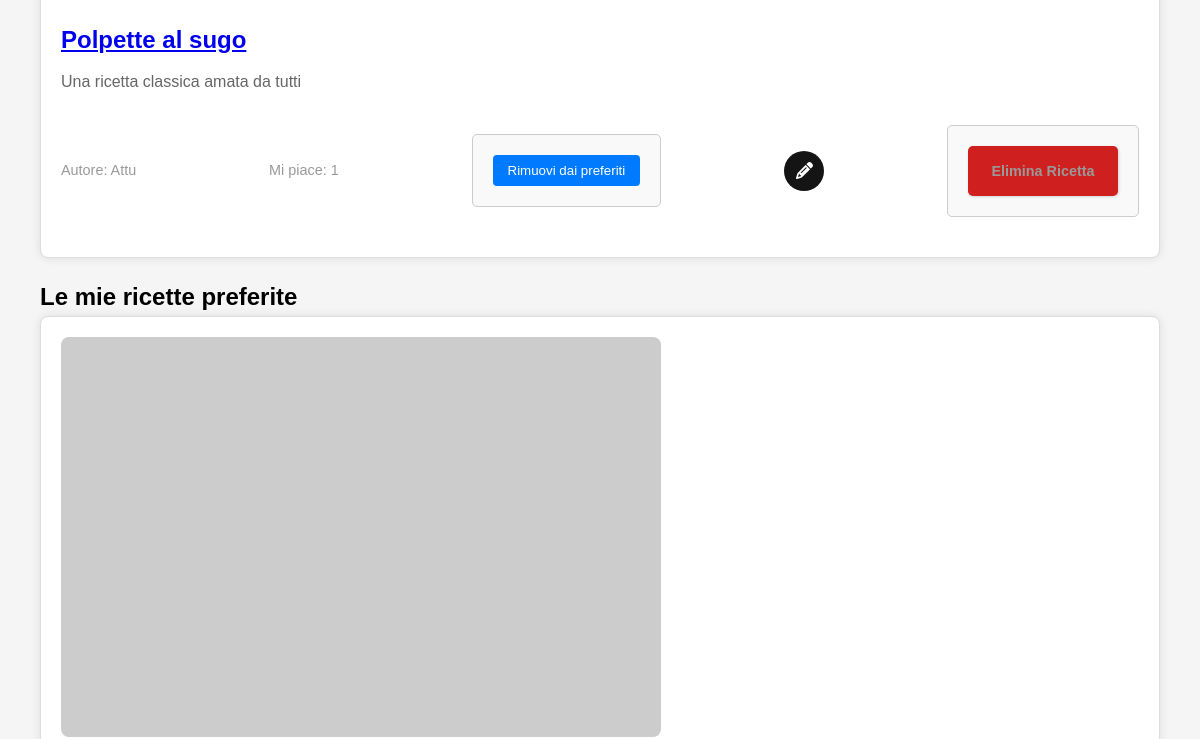
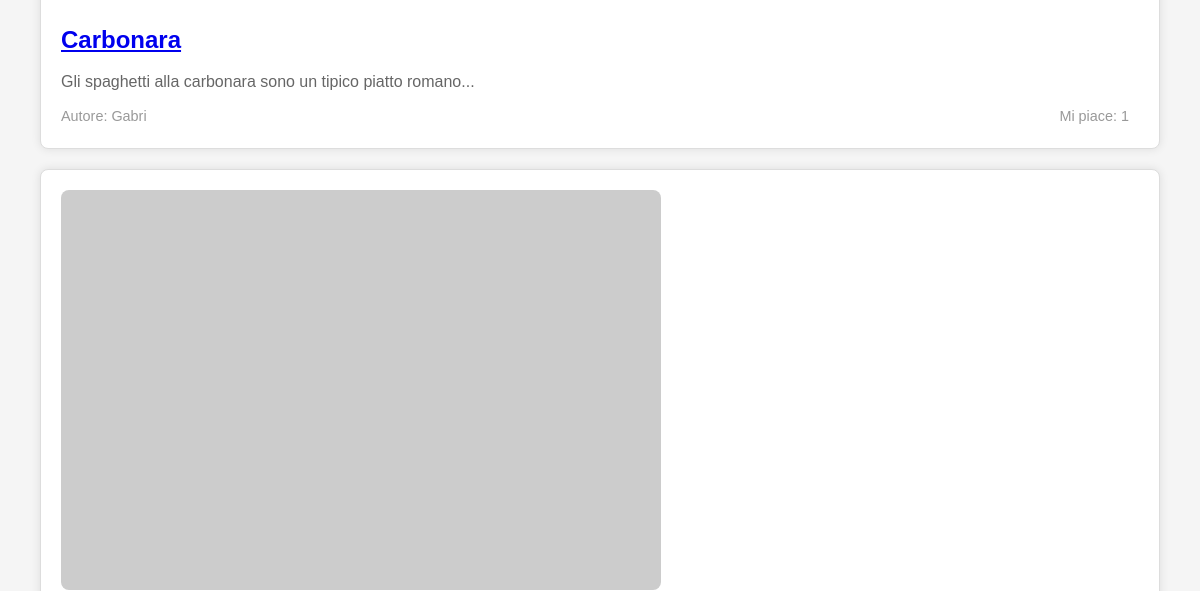
The page /recipes/profile/ (signed in, middle part) on the database as committed earlier (2 pictures, top to bottom).
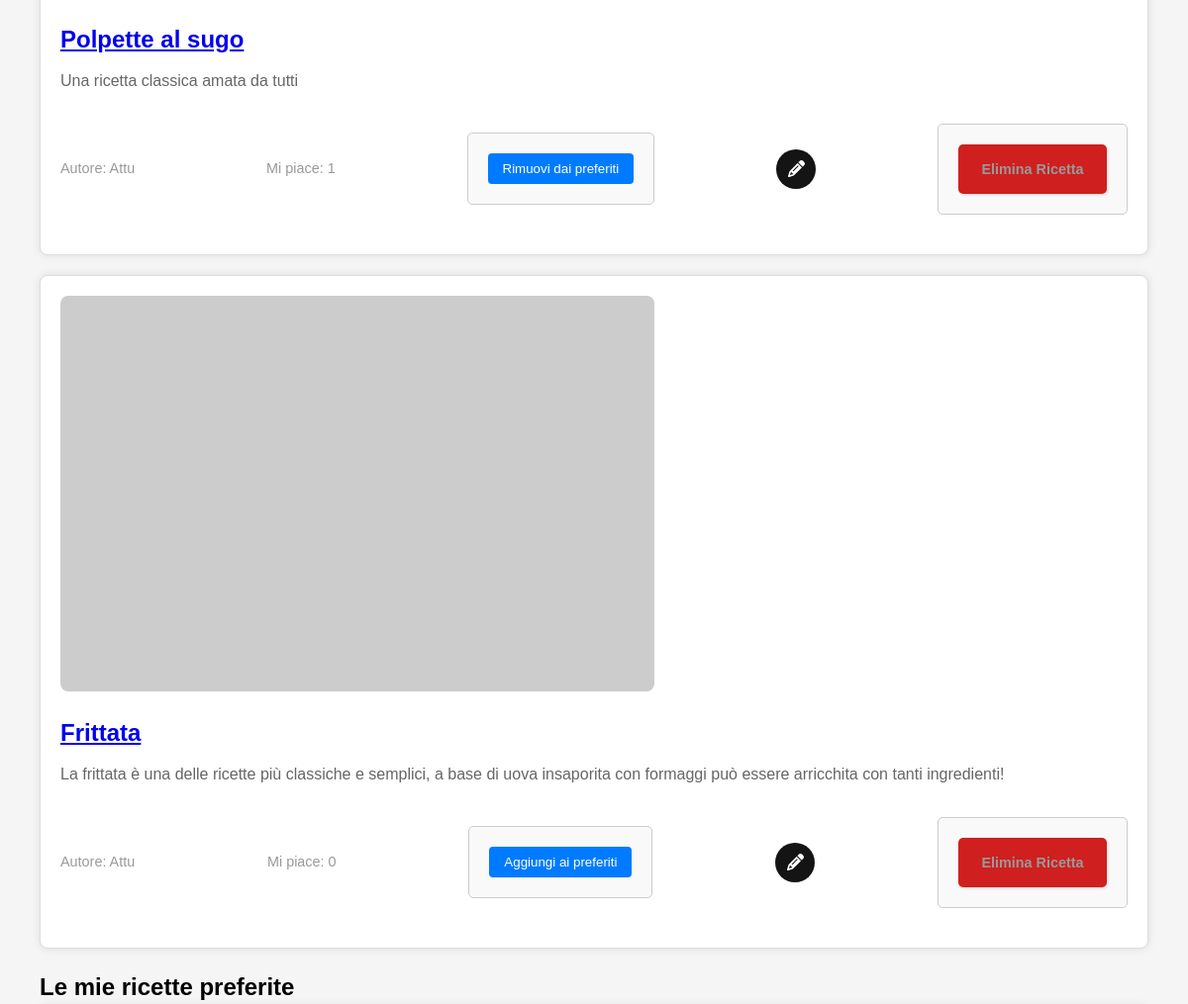
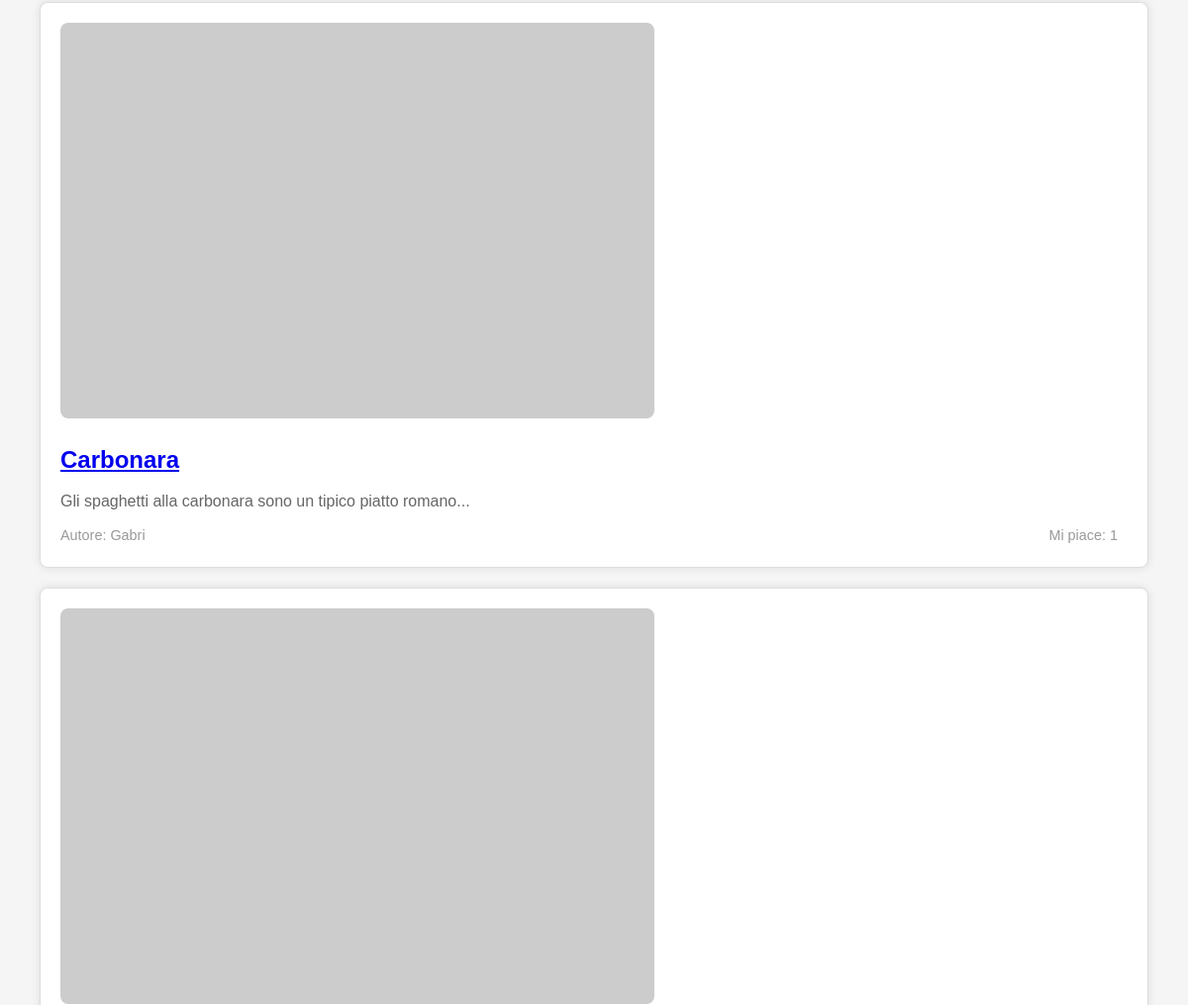
The same page on the database as committed later (2 pictures, top to bottom).
### recipes/models.py (models this page shows)
class Recipe(models.Model):
    title = models.CharField(max_length=200)
    description = models.TextField()
    ingredients = models.TextField()
    instructions = models.TextField()
    prep_time = models.IntegerField()
    cook_time = models.IntegerField()
    author = models.ForeignKey(User, on_delete=models.CASCADE,related_name='recipes')
    created_at = models.DateTimeField(auto_now_add=True)
    updated_at = models.DateTimeField(auto_now=True)
    liked_by = models.ManyToManyField(User, related_name='liked_recipes', blank=True)

### recipes/views.py (the view)
# urls.py: path('profile/', views.profile, name='profile'),
@login_required
def profile(request):
    user_recipes = Recipe.objects.filter(author=request.user)
    favorite_recipes = request.user.liked_recipes.all()
    return render(request, 'recipes/profile.html', {
        'recipes': user_recipes,
        'favorite_recipes': favorite_recipes,
    })

### recipes/templates/recipes/profile.html (shortened to what this page needs)
{% extends 'base_generic.html' %}
{% block content %}
<div class="container">
    {% if recipes %}
        {% for recipe in recipes %}
            <div class="profile-recipe-box">
                <img src="https://placehold.co/600x400" alt="{{ recipe.title }}">
                <h3><a href="{% url 'recipe_detail' recipe.id %}">{{ recipe.title }}</a></h3>
                <p>{{ recipe.description }}</p>
                <div class="recipe-meta">
                    <span>Autore: {{ recipe.author.username }}</span>
                    <span>Mi piace: {{ recipe.liked_by.count }}</span>
                    <form action="{% url 'toggle_favorite' pk=recipe.id %}" method="post" style="display: inline;">
                        <button class="like-btn">
                            {% if request.user in recipe.liked_by.all %}
                                Rimuovi dai preferiti
                            {% else %}
                                Aggiungi ai preferiti
                            {% endif %}
                        </button>
                    </form>
                    {% if request.user == recipe.author %}
                        <a href="{% url 'edit_recipe' recipe.id %}" class="edit-button">
                        </a>
                        <form action="{% url 'recipe_delete' recipe.id %}" method="post" style="display: inline;">
                            <button class="delete-btn"><span class="text">Elimina Ricetta</span></button>
                        </form>
                    {% endif %}
                </div>
            </div>
        {% endfor %}
    {% else %}
        <p>Non hai ancora creato nessuna ricetta.</p>
    {% endif %}
    <h2>Le mie ricette preferite</h2>
    {% if favorite_recipes %}
        {% for recipe in favorite_recipes %}
            <div class="profile-recipe-box">
                <img src="https://placehold.co/600x400" alt="{{ recipe.title }}">
                <h3><a href="{% url 'recipe_detail' recipe.id %}">{{ recipe.title }}</a></h3>
                <p>{{ recipe.description }}</p>
                <div class="recipe-meta">
                    <span>Autore: {{ recipe.author.username }}</span>
                    <span>Mi piace: {{ recipe.liked_by.count }}</span>
                </div>
            </div>
        {% endfor %}
    {% else %}
        <p>Non hai ancora aggiunto nessuna ricetta ai preferiti.</p>
    {% endif %}
</div>
{% endblock %}

Rows that differ between the two databases and show on the page:
added Recipe: title "Frittata", description "La frittata è una delle ricette più classiche e semplici, a base di uova insaporita con formaggi può essere arricchita con tanti ingredienti!", author.username "Attu", liked_by.count "0", shows "Aggiungi ai preferiti", shows "Elimina Ricetta"
